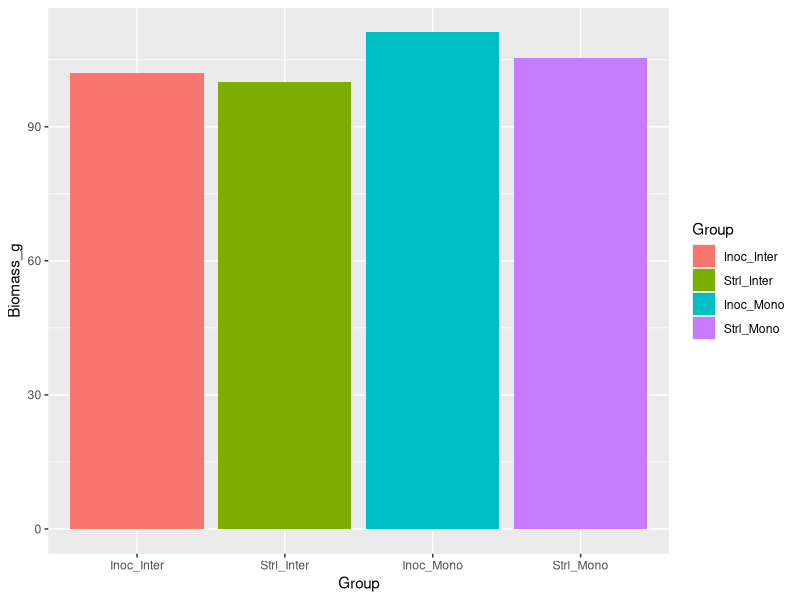
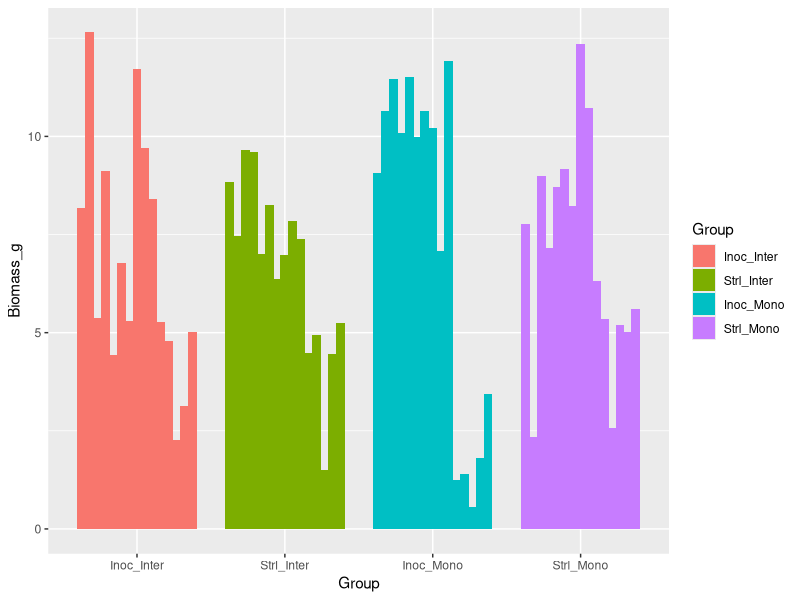
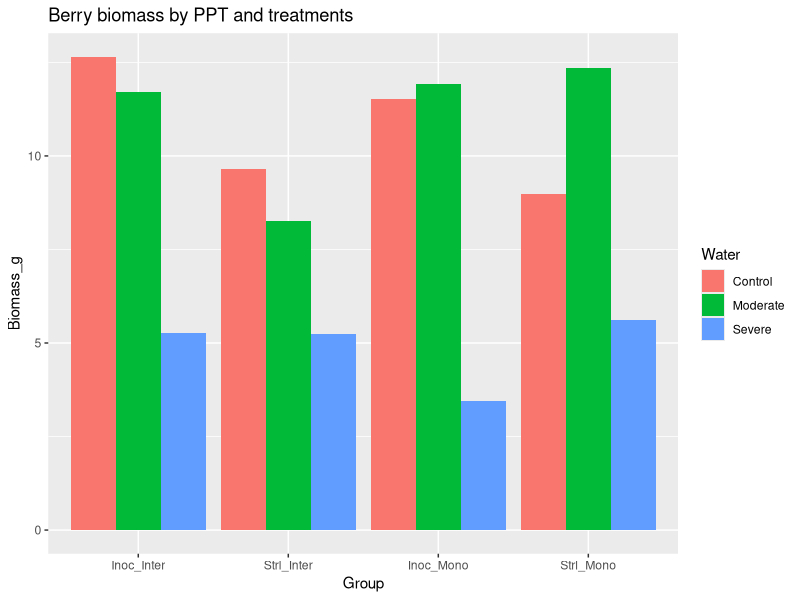
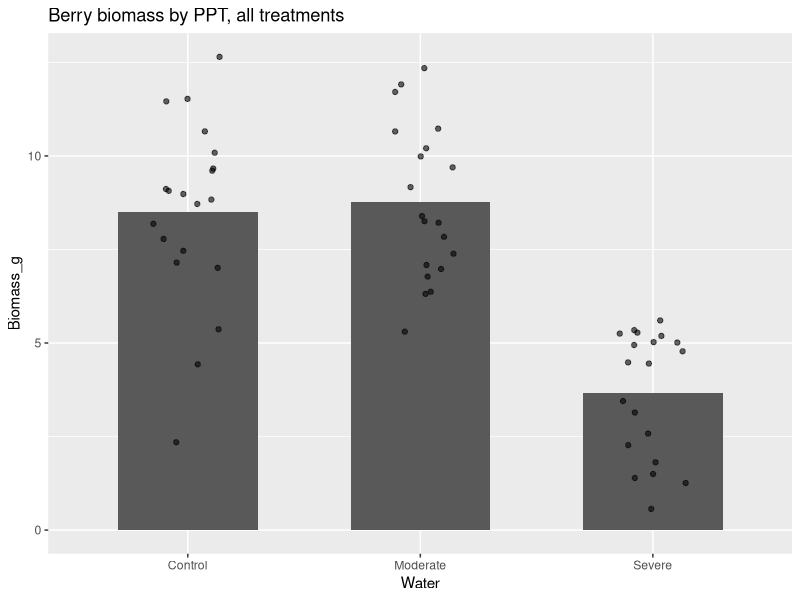
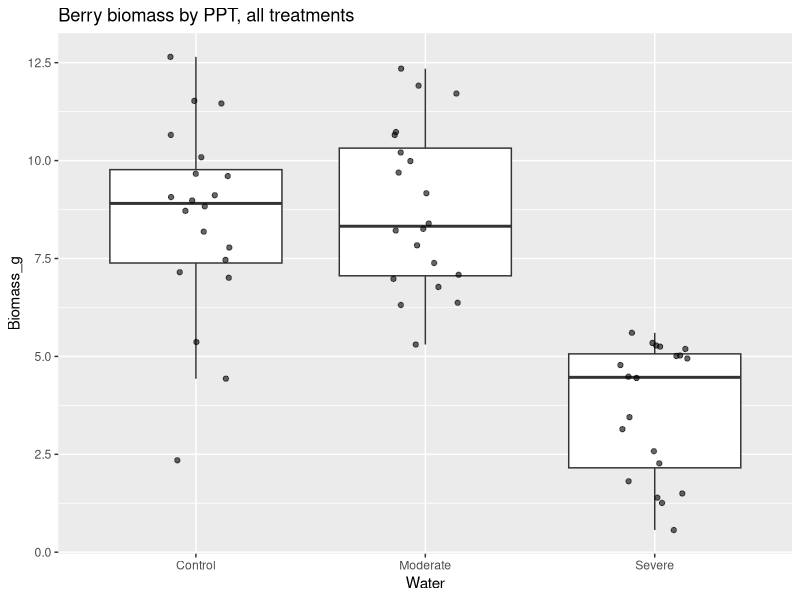
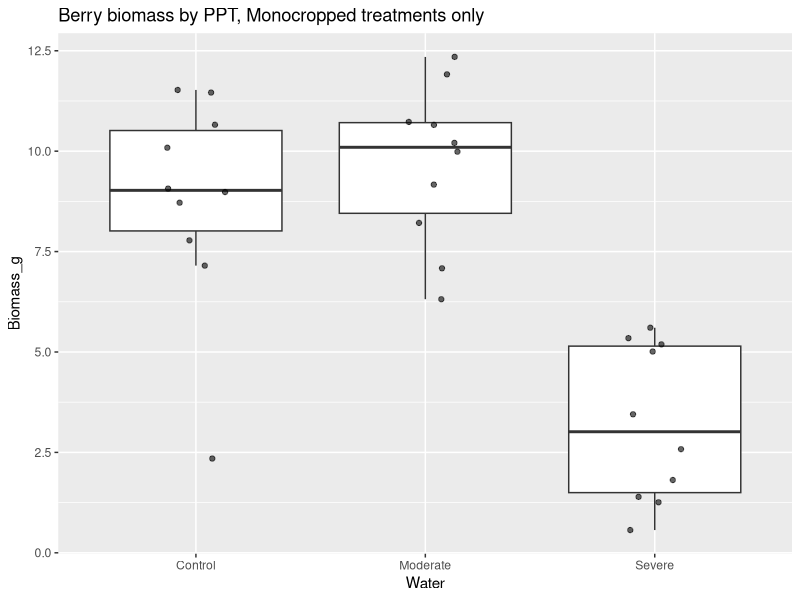
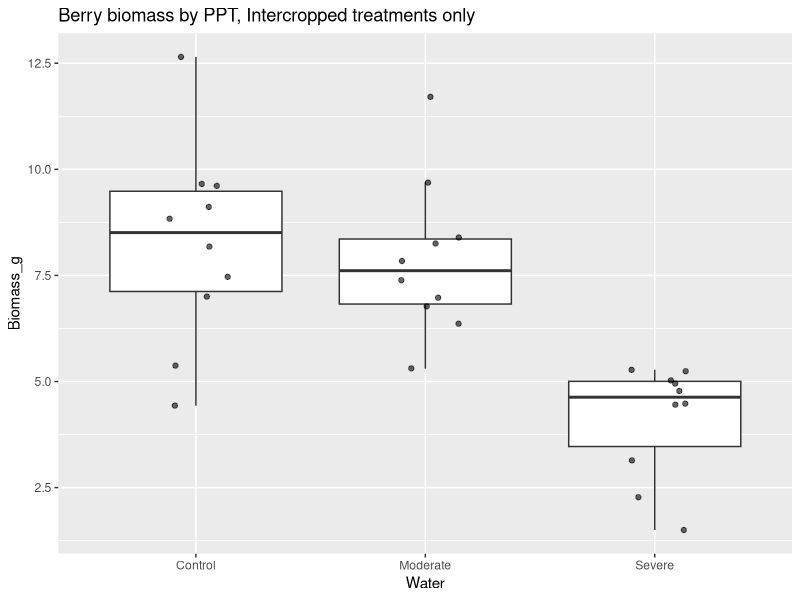
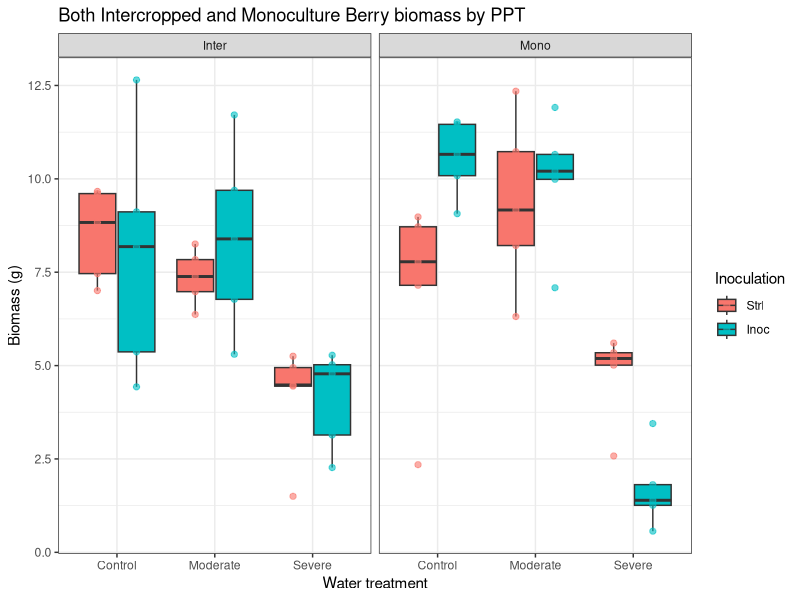

Generate these figures, in order, with R: (Note: this script raises an error after producing the figures.)
## ---- chunk 1
knitr::opts_chunk$set(echo = TRUE)
## ---- chunk 2

library(tidyverse)
library(broom)
## ---- chunk 3
# Loading in data to explore
berries <- read.csv("Biomass/Berry_Weights.csv")

berries <- berries %>%
  mutate(
    Inoculation = factor(Inoculation),
    Polyculture = factor(Polyculture),
    Group = interaction(Inoculation, Polyculture, sep = "_")
  )

## ---- chunk 4
# Without sorting by ppt at all

ggplot(berries, aes(x = Group, y = Biomass_g, fill = Group)) + 
  geom_col()

## ---- chunk 5
# With each bar individual; as you can see there is a lot of variation, hopefully due to ppt

berries <- read.csv("Biomass/Berry_Weights.csv")

berries <- berries %>%
  mutate(
    Inoculation = factor(Inoculation),
    Polyculture = factor(Polyculture),
    Group = interaction(Inoculation, Polyculture, sep = "_"),
    Rep = factor(row_number())
  )

ggplot(berries, aes(x = Group, y = Biomass_g, fill = Group)) +
  geom_col(aes(group = Rep), position = position_dodge(width = 0.8))

## ---- chunk 6
# With each bar individual and ppt

berries <- read.csv("Biomass/Berry_Weights.csv")

berries <- berries %>%
  mutate(
    Inoculation = factor(Inoculation),
    Polyculture = factor(Polyculture),
    Water = factor(Water, levels = c("Control", "Moderate", "Severe")),
    Group = interaction(Inoculation, Polyculture, sep = "_")
  )

ggplot(berries, aes(x = Group, y = Biomass_g, fill = Water)) +
  geom_col(position = "dodge") +
  ggtitle("Berry biomass by PPT and treatments")

## ---- chunk 7

# Bar graph looking at water with the individual points plotted on trop
ggplot(berries, aes(x = Water, y = Biomass_g)) +
  stat_summary(fun = mean, geom = "col", width = 0.6) +
  geom_jitter(width = 0.15, alpha = 0.6) +
  ggtitle("Berry biomass by PPT, all treatments")


## ---- chunk 8
# The same thing (kind of) but as a boxplot with the scattered points

#This code is redundant but good for copy paste later?
berries <- berries %>%
  mutate(
    Water = factor(Water, levels = c("Control", "Moderate", "Severe"))
  )

# The plot
ggplot(berries, aes(x = Water, y = Biomass_g)) +
  geom_boxplot(outlier.shape = NA) +
  geom_jitter(width = 0.15, alpha = 0.6) +
  ggtitle("Berry biomass by PPT, all treatments")
## ---- chunk 9
# Looking at just monocropped

berries <- berries %>%
  mutate(
    Water = factor(Water, levels = c("Control", "Moderate", "Severe")),
    Inoculation = factor(Inoculation),
    Polyculture = factor(Polyculture)
  )

berries_inter <- berries %>%
  filter(Polyculture == "Mono")

ggplot(berries_inter, aes(x = Water, y = Biomass_g)) +
  geom_boxplot(outlier.shape = NA) +
  geom_jitter(width = 0.15, alpha = 0.6) +
  ggtitle("Berry biomass by PPT, Monocropped treatments only")

## ---- chunk 10
# Looking at just intercropped

berries <- berries %>%
  mutate(
    Water = factor(Water, levels = c("Control", "Moderate", "Severe")),
    Inoculation = factor(Inoculation),
    Polyculture = factor(Polyculture)
  )

berries_inter <- berries %>%
  filter(Polyculture == "Inter")

ggplot(berries_inter, aes(x = Water, y = Biomass_g)) +
  geom_boxplot(outlier.shape = NA) +
  geom_jitter(width = 0.15, alpha = 0.6) + 
  ggtitle("Berry biomass by PPT, Intercropped treatments only")
## ---- chunk 11
# Splitting it by crop treatment

berries <- berries %>%
  mutate(
    Water       = factor(Water, levels = c("Control", "Moderate", "Severe")),
    Inoculation = factor(Inoculation, levels = c("Strl", "Inoc")),
    Polyculture = factor(Polyculture, levels = c("Inter", "Mono"))
  )

ggplot(berries, aes(x = Water, y = Biomass_g, fill = Inoculation)) +
  geom_boxplot(
    outlier.shape = NA,
    position = position_dodge(width = 0.8)
  ) +
  geom_point(
    aes(color = Inoculation),
    alpha = 0.6,
    size = 1.8,
    position = position_dodge(width = 0.8)
  ) +
  facet_wrap(~ Polyculture) +
  theme_bw() +
  labs(
    x = "Water treatment",
    y = "Biomass (g)"
  ) +
  ggtitle("Both Intercropped and Monoculture Berry biomass by PPT")


## ---- chunk 12
# Check of distributions
ggplot(berries, aes(x = Inoculation, y = Biomass_g)) +
  geom_boxplot() +
  geom_jitter(width = 0.15, alpha = 0.6) +
  facet_wrap(~ Water) +
  theme_bw() +
  ggtitle("Berry biomass by inoculation status")

# Q–Q plots of residuals
ggplot(berries, aes(sample = Biomass_g)) +
  stat_qq() +
  stat_qq_line() +
  facet_wrap(~ Inoculation + Water) +
  theme_bw() +
  ggtitle("QQ plot of residuals for inoc status")

ggplot(berries, aes(x = Inoculation, y = Biomass_g)) +
  geom_boxplot() +
  facet_wrap(~ Water) +
  theme_bw()


## ---- chunk 13

# Load + clean
berries <- berries %>%
  mutate(
    Inoculation = factor(Inoculation, levels = c("Strl", "Inoc")),
    Polyculture = factor(Polyculture, levels = c("Mono", "Inter")),
    Water = factor(Water, levels = c("Control", "Moderate", "Severe"))
  ) %>%
  filter(!is.na(Biomass_g))

# Descriptive statistics
desc_stats <- function(x) {
  tibble(
    n      = sum(!is.na(x)),
    mean   = mean(x, na.rm = TRUE),
    sd     = sd(x, na.rm = TRUE),
    se     = sd(x, na.rm = TRUE) / sqrt(sum(!is.na(x))),
    median = median(x, na.rm = TRUE),
    q25    = quantile(x, 0.25, na.rm = TRUE, names = FALSE),
    q75    = quantile(x, 0.75, na.rm = TRUE, names = FALSE),
    iqr    = IQR(x, na.rm = TRUE),
    min    = min(x, na.rm = TRUE),
    max    = max(x, na.rm = TRUE)
  )
}

# Each of the 4 treatments within each Water level
summary_4treat_by_water <- berries %>%
  group_by(Water, Inoculation, Polyculture) %>%
  summarise(desc_stats(Biomass_g), .groups = "drop")

# Inoculation only (fold inter/mono together), within each Water
summary_inoc_by_water <- berries %>%
  group_by(Water, Inoculation) %>%
  summarise(desc_stats(Biomass_g), .groups = "drop")

# Polyculture only (fold inoc/strl together), within each Water
summary_poly_by_water <- berries %>%
  group_by(Water, Polyculture) %>%
  summarise(desc_stats(Biomass_g), .groups = "drop")

# Oerall summaries across Water (all data)
summary_4treat_overall <- berries %>%
  group_by(Inoculation, Polyculture) %>%
  summarise(desc_stats(Biomass_g), .groups = "drop")

summary_inoc_overall <- berries %>%
  group_by(Inoculation) %>%
  summarise(desc_stats(Biomass_g), .groups = "drop")

summary_poly_overall <- berries %>%
  group_by(Polyculture) %>%
  summarise(desc_stats(Biomass_g), .groups = "drop")


# Looking at them as tables
summary_4treat_by_water
summary_inoc_by_water
summary_poly_by_water

# Saving these as csvs

write.csv(summary_4treat_by_water,
          file.path(("Biomass/Berries"), "summary_4treat_by_water.csv"),
          row.names = FALSE)

write.csv(summary_inoc_by_water,
          file.path(("Biomass/Berries"), "summary_inoc_by_water.csv"),
          row.names = FALSE)

write.csv(summary_poly_by_water,
          file.path(("Biomass/Berries"), "summary_poly_by_water.csv"),
          row.names = FALSE)

write.csv(summary_4treat_overall,
          file.path(("Biomass/Berries"), "summary_4treat_overall.csv"),
          row.names = FALSE)

write.csv(summary_inoc_overall,
          file.path(("Biomass/Berries"), "summary_inoc_overall.csv"),
          row.names = FALSE)

write.csv(summary_poly_overall,
          file.path(("Biomass/Berries"), "summary_poly_overall.csv"),
          row.names = FALSE)


## ---- chunk 14
# These statistics were Chat GPT and should be verified

# P-VALUES: Simple comparisons within each Water ----
# Welch t-tests are robust to unequal variances (default in t.test)

# a) Inoculation effect within each Water (folding Polyculture)
ttest_inoc_within_water <- berries %>%
  group_by(Water) %>%
  do(tidy(t.test(Biomass_g ~ Inoculation, data = .))) %>%
  ungroup() %>%
  select(Water, estimate1, estimate2, statistic, p.value, conf.low, conf.high, method)

# b) Polyculture effect within each Water (folding Inoculation)
ttest_poly_within_water <- berries %>%
  group_by(Water) %>%
  do(tidy(t.test(Biomass_g ~ Polyculture, data = .))) %>%
  ungroup() %>%
  select(Water, estimate1, estimate2, statistic, p.value, conf.low, conf.high, method)

# ---- 3-way factorial model (lets you test interactions) ----
# If your data are fairly normal-ish, this is a strong default.
fit_aov <- aov(Biomass_g ~ Inoculation * Polyculture * Water, data = berries)
aov_table <- broom::tidy(fit_aov)

# ---- Optional: Nonparametric alternatives (in case assumptions are shaky) ----
# Wilcoxon rank-sum within each Water for Inoculation / Polyculture
wilcox_inoc_within_water <- berries %>%
  group_by(Water) %>%
  do(tidy(wilcox.test(Biomass_g ~ Inoculation, data = ., exact = FALSE))) %>%
  ungroup() %>%
  select(Water, statistic, p.value, method)

wilcox_poly_within_water <- berries %>%
  group_by(Water) %>%
  do(tidy(wilcox.test(Biomass_g ~ Polyculture, data = ., exact = FALSE))) %>%
  ungroup() %>%
  select(Water, statistic, p.value, method)

# Print these

ttest_inoc_within_water
ttest_poly_within_water

aov_table

# Saving as CSV

write.csv(ttest_inoc_within_water,
          file.path(("Biomass/Berries/Stats"), "ttest_inoc_within_water.csv"),
          row.names = FALSE)

write.csv(ttest_poly_within_water,
          file.path(("Biomass/Berries/Stats"), "ttest_poly_within_water.csv"),
          row.names = FALSE)

write.csv(aov_table,
          file.path(("Biomass/Berries/Stats"), "anova_3way_table.csv"),
          row.names = FALSE)

write.csv(wilcox_inoc_within_water,
          file.path(("Biomass/Berries/Stats"), "wilcox_inoc_within_water.csv"),
          row.names = FALSE)

write.csv(wilcox_poly_within_water,
          file.path(("Biomass/Berries/Stats"), "wilcox_poly_within_water.csv"),
          row.names = FALSE)
